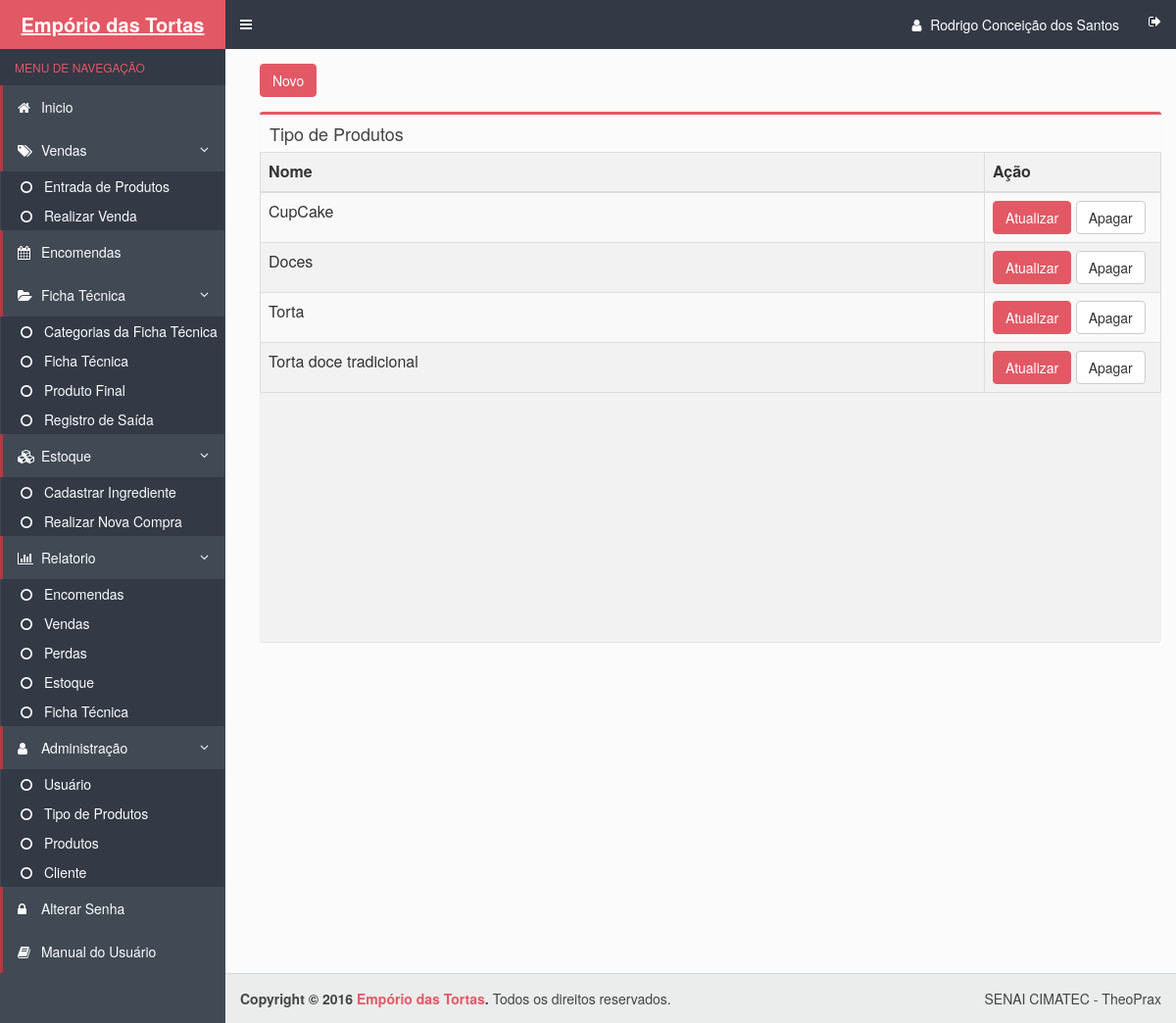
Page /tipo_produto.php (signed in) on the committed database.
### tables this page shows
CREATE TABLE IF NOT EXISTS `tipoproduto` (
  `cod_tipoproduto` int(11) NOT NULL AUTO_INCREMENT,
  `nome` varchar(100) NOT NULL,
  PRIMARY KEY (`cod_tipoproduto`),
  UNIQUE KEY `nome` (`nome`)
);

### tipo_produto.php (the view, shortened to what this page needs)
<html>
	<head>
	    <link rel="stylesheet" href="bootstrap/css/bootstrap.css">
	    <link rel="stylesheet" href="https://maxcdn.bootstrapcdn.com/font-awesome/4.4.0/css/font-awesome.min.css">
	    <link rel="stylesheet" href="https://code.ionicframework.com/ionicons/2.0.1/css/ionicons.min.css">
	    <link rel="stylesheet" href="dist/css/AdminLTE.css">
	    <link rel="stylesheet" href="dist/css/skins/skin-blue.css">
	</head>
  <body class="hold-transition skin-blue sidebar-mini">
    <div class="wrapper">
      <?php include_once("includes/header.php") ?>
      <?php include_once("includes/menu.php") ?>
      <div class="content-wrapper">
        <section class="content">
          <div class="row">
            <div class="col-xs-12">
             <a class="btn btn-danger" href="forms/cadastrar_tipoproduto.php">Novo</a>
             <section class="content-header">
          </section>
              <div class="box">
                <div class="box-header">
                  <h3 class="box-title">Tipo de Produtos</h3>
                </div>
                <div class="box-body table-responsive no-padding"  style='overflow:auto;' id="scroll">
                  <table id="example" class="views-table cols-6 table table-striped table-bordered">
                    <thead>
                      <tr>
                        <th class="views-field views-field-id">Nome</th>
                        <th class="views-field views-field-field-nome">Ação</th>
                    </thead>
                    <tbody>
                      <?php
    					   $pdo = Database::connect();
    					   $sql = "SELECT cod_tipoproduto, nome from tipoproduto;";
    	 				   foreach ($pdo->query($sql) as $row) {
    						   		echo '<tr>';
    							   	echo '<td>'. $row['nome'] . '</td>';
    							   	echo '<td width=180>';
    							   	echo '<a class="btn btn-danger" href="forms/atualizar_tipoproduto.php?id='.$row['cod_tipoproduto'].'">Atualizar</a>';
    							   	echo '<a class="btn btn-default" href="DAO/excluir_tipoprod.php?id='.$row['cod_tipoproduto'].'">Apagar</a>';
    							   	echo '</td>';
    							   	echo '</tr>';
    					   }
    					  ?>
                    </tbody>
                    </table>
                </div>
              </div>
            </div>
          </div>
        </section>
      </div>
      <?php include_once("includes/footer.php") ?>
   <link rel="stylesheet" type="text/css" href="css/bootstrap.css">
    <link rel="stylesheet" type="text/css" href="css/dataTables.bootstrap.min.css">
  </body>
</html>

### rows in the picture
tipoproduto: nome "CupCake"
tipoproduto: nome "Doces"
tipoproduto: nome "Torta"
tipoproduto: nome "Torta doce tradicional"

### other values in the picture
$_SESSION['UsuarioNome'] "Rodrigo Conceição dos Santos"
